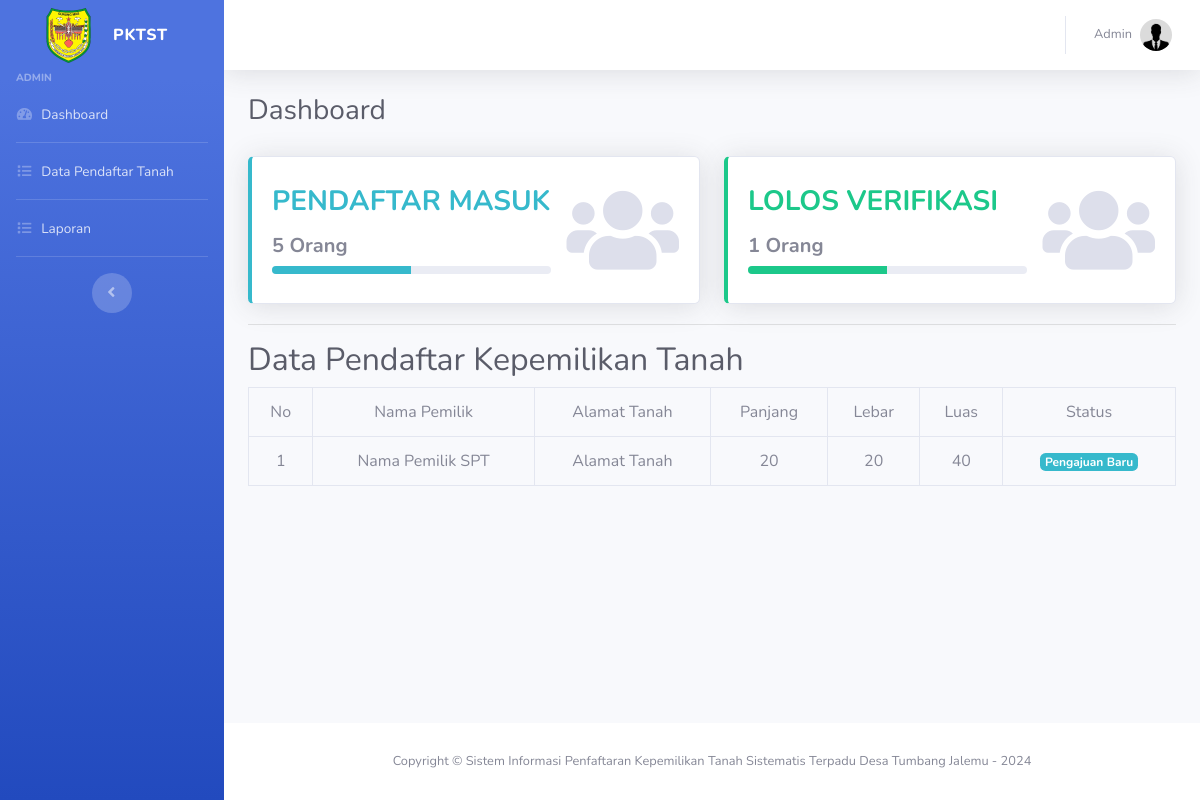
Screenshot of /admin/dashboard.php (signed in) with the database file from the repository.
### tables this page shows
CREATE TABLE `verifikasi` (
  `id` int(11) NOT NULL,
  `nama_desa` varchar(45) NOT NULL,
  `nama_pemilik` varchar(45) NOT NULL,
  `tanggal_regis` date NOT NULL,
  `alamat_tanah` text NOT NULL,
  `panjang` int(50) NOT NULL,
  `lebar` int(50) NOT NULL,
  `luas` int(50) NOT NULL,
  `sertifikat` varchar(255) NOT NULL,
  `status` enum('Pengajuan Baru','Lolos Verifikasi','Tidak Lolos Verifikasi','Pendaftar Baru') NOT NULL DEFAULT 'Pendaftar Baru',
  `warga_id` int(11) NOT NULL,
  `tanggal_submit` timestamp NOT NULL DEFAULT current_timestamp() ON UPDATE current_timestamp(),
  `tanggal_verifikasi` date NOT NULL
);

### admin/dashboard_control.php (called while the page is built, shortened)
<?php
$all_pendaftar = mysqli_query($koneksi, "SELECT warga.*, verifikasi.nama_desa,verifikasi.nama_pemilik,verifikasi.tanggal_regis,verifikasi.alamat_tanah,verifikasi.panjang,verifikasi.lebar,verifikasi.luas,verifikasi.sertifikat,verifikasi.status,verifikasi.warga_id,verifikasi.tanggal_submit,verifikasi.tanggal_verifikasi FROM warga,verifikasi WHERE warga.id = verifikasi.warga_id AND verifikasi.status = 'Pengajuan Baru' ORDER BY tanggal_submit DESC");
$jml_pendaftar = mysqli_query($koneksi, "SELECT * FROM warga");
$jml_lolos = mysqli_query($koneksi, "SELECT warga.*,verifikasi.status FROM warga, verifikasi WHERE warga.id = verifikasi.warga_id AND verifikasi.status = 'Lolos Verifikasi'");
?>

### admin/dashboard.php (the view, shortened to what this page needs)
<?php include('../config/auto_load.php'); ?>
<?php include('dashboard_control.php') ?>
<?php include('../template/header.php'); ?>
<div class="container-fluid">
  <h1 class="h3 mb-4 text-gray-800">Dashboard</h1>
  <div class="row">
    <div class="col-md-6 my-1">
      <div class="card border-left-info shadow h-100 py-2">
        <div class="card-body">
          <div class="row no-gutters align-items-center">
            <div class="col mr-2">
              <div class="h3 font-weight-bold text-info text-uppercase mb-1">Pendaftar Masuk</div>
              <div class="h5 mt-3 font-weight-bold">
                <?= mysqli_num_rows($jml_pendaftar) ?> Orang
              </div>
              <div class="row no-gutters align-items-center">
                <div class="col">
                  <div class="progress progress-sm mr-2">
                    <div class="progress-bar bg-info" role="progressbar" style="width: 50%" aria-valuenow="50" aria-valuemin="0" aria-valuemax="100"></div>
                  </div>
                </div>
              </div>
            </div>
            <div class="col-auto">
              <i class="fas fa-users fa-2x text-gray-300" style="font-size: 90px;"></i>
            </div>
          </div>
        </div>
      </div>
    </div>
    <div class="col-md-6 my-1">
      <div class="card border-left-success shadow h-100 py-2">
        <div class="card-body">
          <div class="row no-gutters align-items-center">
            <div class="col mr-2">
              <div class="h3 font-weight-bold text-success text-uppercase mb-1">Lolos Verifikasi</div>
              <div class="h5 mt-3 font-weight-bold">
                <?= mysqli_num_rows($jml_lolos) ?> Orang
              </div>
              <div class="row no-gutters align-items-center">
                <div class="col">
                  <div class="progress progress-sm mr-2">
                    <div class="progress-bar bg-success" role="progressbar" style="width: 50%" aria-valuenow="50" aria-valuemin="0" aria-valuemax="100"></div>
                  </div>
                </div>
              </div>
            </div>
            <div class="col-auto">
              <i class="fas fa-users fa-2x text-gray-300" style="font-size: 90px;"></i>
            </div>
          </div>
        </div>
      </div>
    </div>
  </div>
  <hr class="mt-3">
  <h2 class="text-gray-800">Data Pendaftar Kepemilikan Tanah</h2>
  <div class="row" id="overflow-x">
    <div class="col-md-12 text-center">
      <table class="table table-bordered table-hover">
        <tr>
          <td>No</td>
          <td>Nama Pemilik</td>
          <td>Alamat Tanah</td>
          <td>Panjang</td>
          <td>Lebar</td>
          <td>Luas</td>
          <td>Status</td>
        </tr>
        <?php
        $no = 1;
        while ($p = mysqli_fetch_array($all_pendaftar)) { ?>
          <tr>
            <td><?= $no++ ?></td>
            <td><?= $p['nama_pemilik'] ?></td>
            <td><?= $p['alamat_tanah'] ?></td>
            <td><?= $p['panjang'] ?></td>
            <td><?= $p['lebar'] ?></td>
            <td><?= $p['luas'] ?></td>
            <td><span class="badge badge-info">Pengajuan Baru</span></td>
          </tr>
        <?php }
        ?>
      </table>
    </div>
  </div>
</div>
<?php include('../template/footer.php'); ?>

### template/header.php (style rules this page uses)
#overflow-x { overflow-x: scroll; }

### rows the page displays
verifikasi: nama_pemilik "Nama Pemilik SPT", alamat_tanah "Alamat Tanah", panjang "20", lebar "20", luas "40"

### other values shown
$_SESSION['level'] "ADMIN"
$_SESSION['nama'] "Admin"
mysqli_num_rows($jml_pendaftar) "5"
mysqli_num_rows($jml_lolos) "1"
